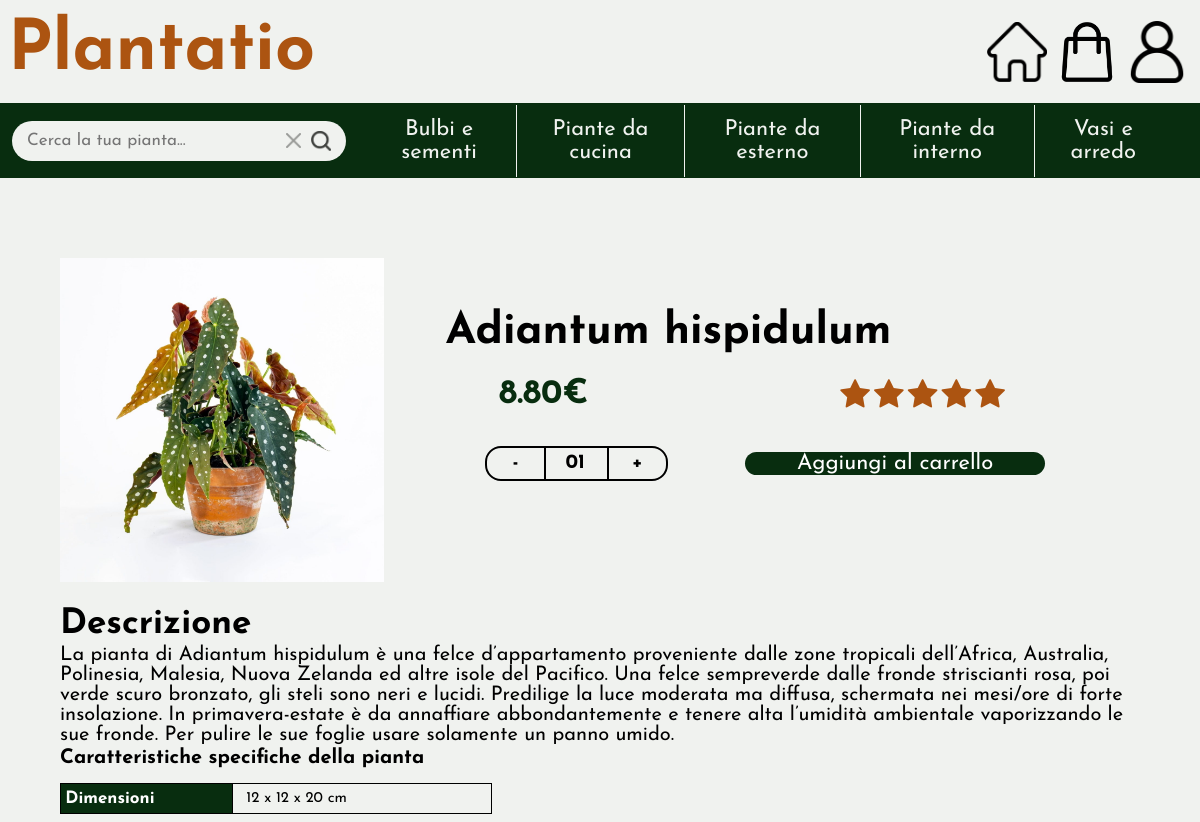
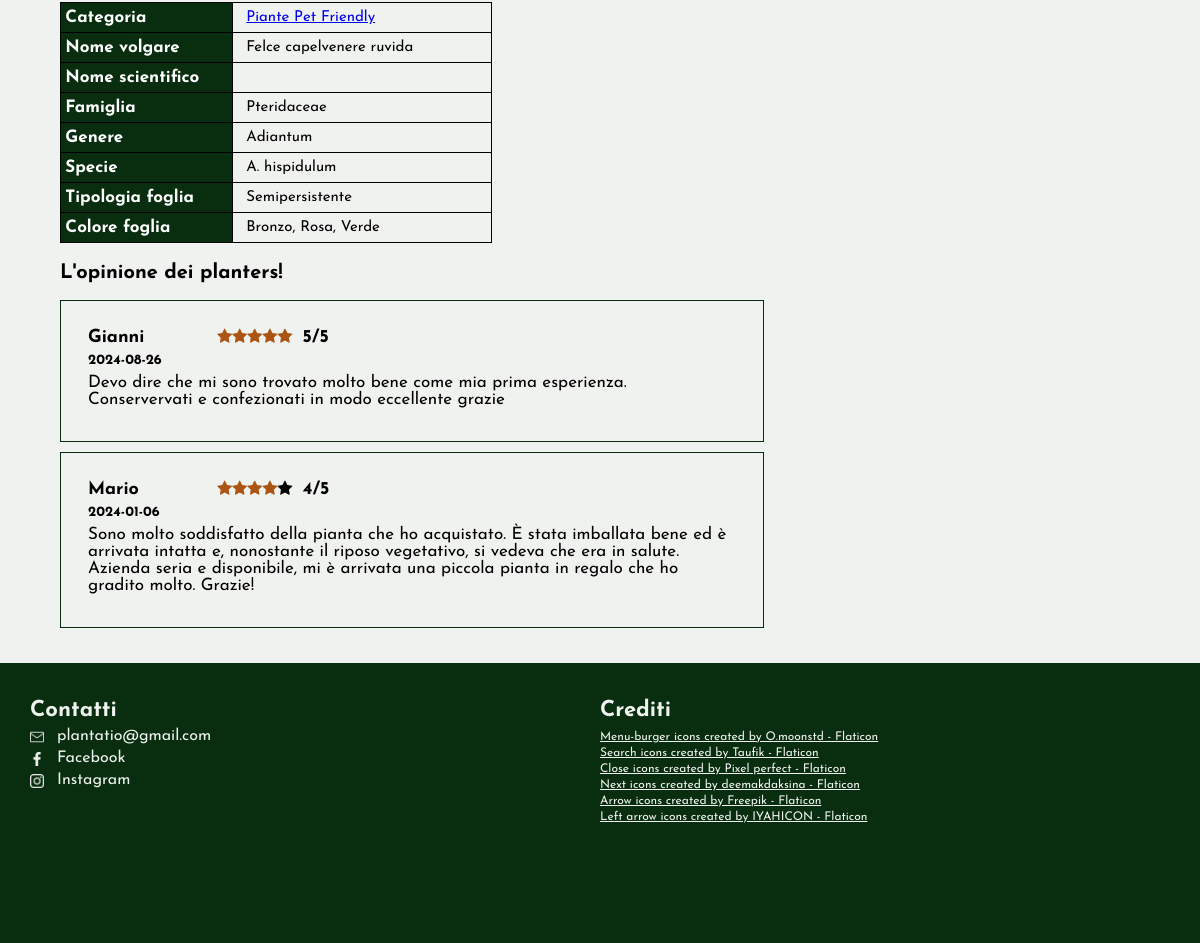
Page /product.php?id=Adiantum+hispidulum on the committed database (2 pictures, top to bottom).
### tables this page shows
CREATE TABLE Prodotti (
    nome_prodotto VARCHAR(150) PRIMARY KEY,
    prezzo DECIMAL(10, 2) NOT NULL,
    id_sottocategoria VARCHAR(100) NOT NULL,
    presente BOOLEAN DEFAULT 1,
    stock INT NOT NULL,
    nome_volgare VARCHAR(50),  
    nome_scientifico VARCHAR(50),
    famiglia VARCHAR(50),
    genere VARCHAR(50),
    specie VARCHAR(50),
    dimensioni VARCHAR(30),  
    profumo VARCHAR(30),  
    tipologia_foglia VARCHAR(30),
    colore_foglia VARCHAR(30), 
    descrizione TEXT,
    voto INT NOT NULL
);

CREATE TABLE Recensioni (
    id_utente VARCHAR(150) NOT NULL,
    id_prodotto VARCHAR(150) NOT NULL,
    voto INT CHECK (voto BETWEEN 1 AND 5),  
    commento TEXT,
    data_recensione TIMESTAMP DEFAULT CURRENT_TIMESTAMP,
    PRIMARY KEY (id_prodotto, id_utente),
    FOREIGN KEY (id_utente) REFERENCES Utenti(email) ON DELETE CASCADE,
    FOREIGN KEY (id_prodotto) REFERENCES Prodotti(nome_prodotto) ON DELETE CASCADE
);

CREATE TABLE Utenti (
    email VARCHAR(150) PRIMARY KEY,
    nome VARCHAR(100) NOT NULL,
    cognome VARCHAR(100) NOT NULL,
    password_hash VARCHAR(255) NOT NULL,
    admin_flag BOOLEAN NOT NULL
);

### product.php (called while the page is built, shortened)
<?php
require_once 'bootstrap.php';
$templateParams["titolo"] = "Plantatio";
$templateParams["mainContent"] = "single-item.php";
$templateParams["js"] = array("js/product.js", "js/nav.js", "js/header.js");
$idprodotto = -1;
if(isset($_GET["id"])){
    $idprodotto = $_GET["id"];
} else {
    if(isset($idProd)){
        $idprodotto = $productId;
    }
}
$templateParams["prodotto"] = $dbh->getProductById($idprodotto);
$templateParams["recensioni_prodotto"] = $dbh->getReviewsOfProduct($idprodotto);
require 'template/base.php';
?>

### utils/functions.php (called while the page is built, shortened)
<?php
function replaceSpacesWithHyphens($string)
{
    $temp = $string;
    $newString = str_replace(' ', '-', $temp);
    return $newString;
}
function isUserLoggedIn()
{
    return !empty($_SESSION['email']);
}

### database/database.php (called while the page is built, shortened)
<?php
class DatabaseHelper
{
    private $db;
    public function __construct($servername, $username, $password, $dbname, $port)
    {
        $this->db = new mysqli($servername, $username, $password, $dbname, $port);
    }
    public function getSubCategoriesFromCategory($nomeCategoria)
    {
        $stmt = $this->db->prepare("SELECT nome_sottocategoria FROM SottoCategorie WHERE id_categoria = ?");
        $stmt->bind_param('s', $nomeCategoria);
        $stmt->execute();
        $result = $stmt->get_result();
        return $result->fetch_all(MYSQLI_ASSOC);
    }
    public function getCategories()
    {
        $stmt = $this->db->prepare("SELECT nome_categoria FROM Categorie");
        $stmt->execute();
        $result = $stmt->get_result();
        $categories = $result->fetch_all(MYSQLI_ASSOC);
        foreach ($categories as &$category) {
            $category["sottocategorie"] = array();
            $category["sottocategorie"] = $this->getSubCategoriesFromCategory($category["nome_categoria"]);
        }
        return $categories;
    }
    public function getProductById($product_id)
    {
        $stmt = $this->db->prepare("SELECT * FROM Prodotti WHERE nome_prodotto = ? AND presente = 1");
        $stmt->bind_param('s', $product_id);
        $stmt->execute();
        $result = $stmt->get_result();
        return $result->fetch_all(MYSQLI_ASSOC);
    }
    public function getReviewsOfProduct($idprodotto)
    {
        $query = "SELECT nome, voto, commento, DATE(data_recensione) as dataRec FROM Recensioni, Utenti WHERE id_utente = email AND id_prodotto = ? ORDER BY data_recensione DESC";
        $stmt = $this->db->prepare($query);
        $stmt->bind_param('s', $idprodotto);
        $stmt->execute();
        $result = $stmt->get_result();
        return $result->fetch_all(MYSQLI_ASSOC);
    }
}

### bootstrap.php (called while the page is built, shortened)
<?php
require_once("utils/functions.php");
require_once("database/database.php");
$dbh = new DatabaseHelper("localhost", "root", "", "plantatio", 3306);
$templateParams["categorie"] = $dbh->getCategories();
?>

### template/single-item.php (the view, shortened to what this page needs)
<main class="single-item">
    <?php if (count($templateParams["prodotto"]) == 0): ?>
        <article>
            <p>Prodotto non presente</p>
        </article>
    <?php
    else:
        $prodotto = $templateParams["prodotto"][0];
    ?>
        <article>
            <header>
                <img src="upload/prodotti/<?php echo $prodotto["nome_prodotto"] ?>.jpg" alt="" />
                <section>
                    <h2><?php echo $prodotto["nome_prodotto"] ?></h2>
                    <h3><?php echo $prodotto["prezzo"] ?>€
                    </h3>
                    <div class="star-value">
                        <?php for ($i = 1; $i <= $prodotto["voto"]; $i++): ?>
                            <span class="fa fa-star checked"></span>
                        <?php endfor; ?>
                    </div>
                    <?php if ($prodotto['stock'] > 0): ?>
                        <div class="wrapper">
                            <span class="minus" onclick="reduceQuantity()">-</span>
                            <span class="number">01</span>
                            <span class="plus" onclick="addQuantity(<?php echo $prodotto['stock'] ?>)">+</span>
                        </div>
                        <button type="button" <?php if (isUserLoggedIn()) : ?>
                            onclick="addToCart('<?php echo $prodotto['nome_prodotto'] ?>')"
                            <?php else: ?> onclick="showErrorMessage()"
                            <?php endif; ?>>Aggiungi al carrello
                        </button>
                    <?php else: ?>
                        <span class="out_of_stock">La pianta non è al momento disponibile</span>
                    <?php endif; ?>
                </section>
            </header>
            <section>
                <h3>Descrizione</h3>
                <p><?php echo $prodotto["descrizione"] ?></p>
                <table>
                    <caption>Caratteristiche specifiche della pianta</caption>
                    <tr>
                        <th>Dimensioni</th>
                        <td><?php echo $prodotto["dimensioni"] ?></td>
                    </tr>
                </table>
                <table>
                    <tr>
                        <th>Categoria</th>
                        <td><a href="#"><?php echo $prodotto["id_sottocategoria"] ?></a></td>
                    </tr>
                    <?php if(strcmp($prodotto["nome_volgare"], 'non specificato') != 0): ?>
                    <tr>
                        <th>Nome volgare</th>
                        <td><?php echo $prodotto["nome_volgare"] ?></td>
                    </tr>
                    <?php endif; ?>
                    <?php if(strcmp($prodotto["nome_volgare"], 'non specificato') != 0): ?>
                    <tr>
                        <th>Nome scientifico</th>
                        <td><?php echo $prodotto["nome_scientifico"] ?></td>
                    </tr>
                    <?php endif; ?>
                    <?php if(strcmp($prodotto["famiglia"], 'non specificato') != 0): ?>
                    <tr>
                        <th>Famiglia</th>
                        <td><?php echo $prodotto["famiglia"] ?></td>
                    </tr>
                    <?php endif; ?>
                    <?php if(strcmp($prodotto["genere"], 'non specificato') != 0): ?>
                    <tr>
                        <th>Genere</th>
                        <td><?php echo $prodotto["genere"] ?></td>
                    </tr>
                    <?php endif; ?>
                    <?php if(strcmp($prodotto["specie"], 'non specificato') != 0): ?>
                    <tr>
                        <th>Specie</th>
                        <td><?php echo $prodotto["specie"] ?></td>
                    </tr>
                    <?php endif; ?>
                    <?php if(strcmp($prodotto["tipologia_foglia"], 'non specificato') != 0): ?>
                    <tr>
                        <th>Tipologia foglia</th>
                        <td><?php echo $prodotto["tipologia_foglia"] ?></td>
                    </tr>
                    <?php endif; ?>
                    <?php if(strcmp($prodotto["colore_foglia"], 'non specificato') != 0): ?>
                    <tr>
                        <th>Colore foglia</th>
                        <td><?php echo $prodotto["colore_foglia"] ?></td>
                    </tr>
                    <?php endif; ?>
                </table>
            </section>
        </article>
        <section>
            <h2>L&apos;opinione dei planters!</h2>
            <?php if(count($templateParams["recensioni_prodotto"]) == 0): ?>
                <p>Non ci sono recensioni per questo prodotto</p>
            <?php else: ?>
                <?php foreach ($templateParams["recensioni_prodotto"] as $rec): ?>
                    <article>
                        <h3><?php echo $rec["nome"] ?></h3>
                        <div class="star-value-user">
                            <?php for ($i = 1; $i <= $rec["voto"]; $i++): ?>
                                <span class="fa fa-star checked"></span>
                            <?php endfor; ?>
                            <?php for ($i = $rec["voto"] + 1; $i <= 5; $i++): ?>
                                <span class="fa fa-star"></span>
                            <?php endfor; ?>
                        </div>
                        <h3><?php echo $rec["voto"] ?>/5</h3>
                        <h4><?php echo $rec["dataRec"] ?></h4>
                        <p><?php echo $rec["commento"] ?></p>
                    </article>
                <?php endforeach; ?>
            <?php endif; ?>
        </section>
    <?php endif; ?>
</main>

### template/base.php (shortened to what this page needs)
<!DOCTYPE html>
<html lang="it">
<head>
    <link rel="stylesheet" href="https://cdnjs.cloudflare.com/ajax/libs/font-awesome/4.7.0/css/font-awesome.min.css" />
    <link rel="stylesheet" type="text/css" href="./css/style.css" />
</head>
<body>
    <header>
        <a href="./index.php">
            <h1>Plantatio</h1>
        </a>
        <ul>
            <li class="user_icon">
                <a href="<?php if (isUserLoggedIn()) {
                                echo '#';
                            } else {
                                echo './login.php';
                            } ?>" onclick="open_submenu()">
                    <img class="user_icon" src=".\upload\User-Icon.png" alt="user-icon" />
                </a>
            </li>
            <li>
                <a href="<?php if (isUserLoggedIn()) {
                                echo './cart.php';
                            } else {
                                echo './login.php';
                            } ?>"><img src=".\upload\Cart-Icon.png" alt="cart-icon" />
                </a>
            </li>
            <li>
                <a href="./index.php" >
                    <img src="./upload/Home-Icon.png" alt="Home" />
                </a>
            </li>
        </ul>
    </header>
    <nav class="main-nav closed-nav">
        <form action="search.php" method="GET">
            <section class="search-text">
                <input type="text" id="fastSearch" name="fastSearch" placeholder="Cerca la tua pianta..." oninput="showSuggestions()" value="<?php if (isset($templateParams["searchedWord"])) {
                                                                                                                                                    echo ($templateParams["searchedWord"]);
                                                                                                                                                } ?>" />
            </section>
            <img class="searchbar-icon cancel-button" src="upload/cancel-icon.png" alt="Reset search button"
                onclick="resetText('fastsearch')" />
            <input class="searchbar-icon search-button" type="image" src="upload/search-icon.png" alt="Submit search" />
        </form>
        <ul class="categories">
            <?php foreach ($templateParams["categorie"] as $categoria): ?>
                <li>
                    <button class="category-button" onclick='openSubcategories("<?php echo replaceSpacesWithHyphens($categoria["nome_categoria"]); ?>")' type="button"><?php echo $categoria["nome_categoria"]; ?>
                    </button>
                </li>
            <?php endforeach; ?>
        </ul>
    </nav>
    <?php
    if (isset($templateParams["mainContent"])) {
        require($templateParams["mainContent"]);
    }
    ?>
    <footer>
        <section class="contacts">
            <h1>Contatti</h1>
            <ul>
                <li>
                    <img src="./upload/email.png" alt="email icon">
                    <span>plantatio@gmail.com</span>
                </li>
                <li>
                    <img src="./upload/facebook.png" alt="facebook icon">
                    <span>Facebook</span>
                </li>
                <li>
                    <img src="./upload/instagram.png" alt="instagram icon">
                    <span>Instagram</span>
                </li>
            </ul>
        </section>
        <section class="credits">
            <h1>Crediti</h1>
            <ul>
                <li>
                    <a href="https://www.flaticon.com/free-icons/menu-burger" title="menu-burger icons">Menu-burger icons created by
                        O.moonstd - Flaticon</a>
                </li>
                <li>
                    <a href="https://www.flaticon.com/free-icons/search" title="search icons">Search icons created by Taufik -
                        Flaticon</a>
                </li>
                <li>
                    <a href="https://www.flaticon.com/free-icons/close" title="close icons">Close icons created by Pixel perfect -
                        Flaticon</a>
                </li>
                <li>
                    <a href="https://www.flaticon.com/free-icons/next" title="next icons">Next icons created by deemakdaksina -
                        Flaticon</a>
                </li>
                <li>
                    <a href="https://www.flaticon.com/free-icons/arrow" title="arrow icons">Arrow icons created by Freepik - Flaticon</a>
                </li>
                <li>
                    <a href="https://www.flaticon.com/free-icons/left-arrow" title="left arrow icons">Left arrow icons created by IYAHICON - Flaticon</a>
                </li>
            </ul>
        </section>
    </footer>
</body>
</html>

### rows in the picture
prodotti: nome_prodotto (picture), nome_prodotto "Adiantum hispidulum", prezzo "8.80", voto 5 (drawn), descrizione "La pianta di Adiantum hispidulum è una felce d’appartamento proveniente dalle zone tropicali dell’Africa, Australia, Polinesia, Malesia, Nuova Zelanda ed altre isole del Pacifico. Una felce sempreverde dalle fronde striscianti rosa, poi verde scuro bronzato, gli steli sono neri e lucidi. Predilige la luce moderata ma diffusa, schermata nei mesi/ore di forte insolazione. In primavera-estate è da annaffiare abbondantemente e tenere alta l’umidità ambientale vaporizzando le sue fronde. Per pulire le sue foglie usare solamente un panno umido.", dimensioni "12 x 12 x 20 cm", id_sottocategoria "Piante Pet Friendly", nome_volgare "Felce capelvenere ruvida", famiglia "Pteridaceae", genere "Adiantum", specie "A. hispidulum", tipologia_foglia "Semipersistente", colore_foglia "Bronzo, Rosa, Verde"
recensioni: id_utente.nome "Gianni", voto "5", dataRec "2024-08-26", commento "Devo dire che mi sono trovato molto bene come mia prima esperienza. Conservervati e confezionati in modo eccellente grazie"
recensioni: id_utente.nome "Mario", voto "4", dataRec "2024-01-06", commento "Sono molto soddisfatto della pianta che ho acquistato. È stata imballata bene ed è arrivata intatta e, nonostante il riposo vegetativo, si vedeva che era in salute. Azienda seria e disponibile, mi è arrivata una piccola pianta in regalo che ho gradito molto. Grazie!"

### other values in the picture
$categoria["nome_categoria"] "Bulbi e sementi"
$categoria["nome_categoria"] "Piante da cucina"
$categoria["nome_categoria"] "Piante da esterno"
$categoria["nome_categoria"] "Piante da interno"
$categoria["nome_categoria"] "Vasi e arredo"
